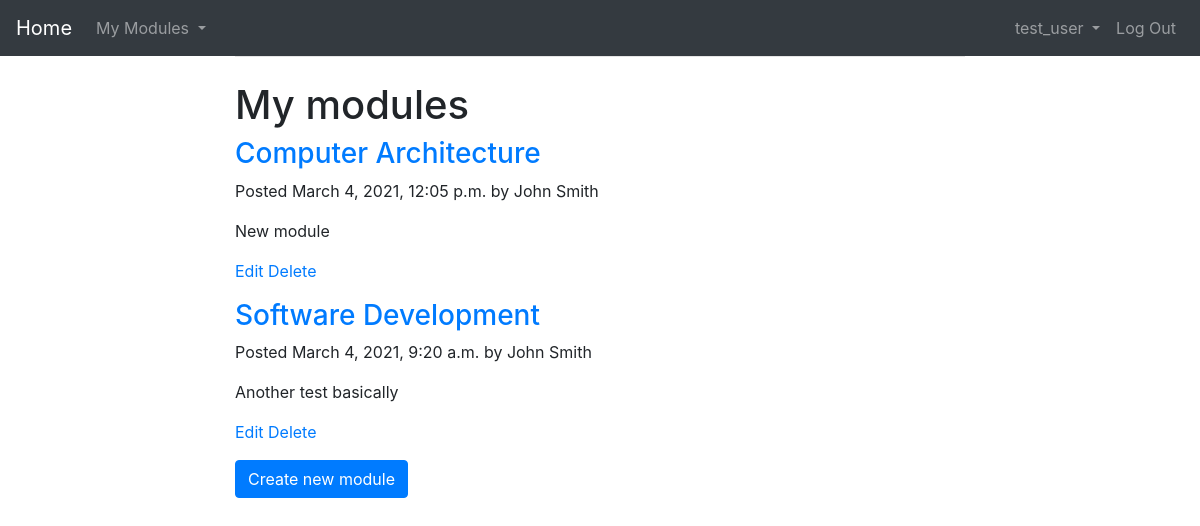
The page /module/dashboard/ (signed in) on the database as committed earlier.
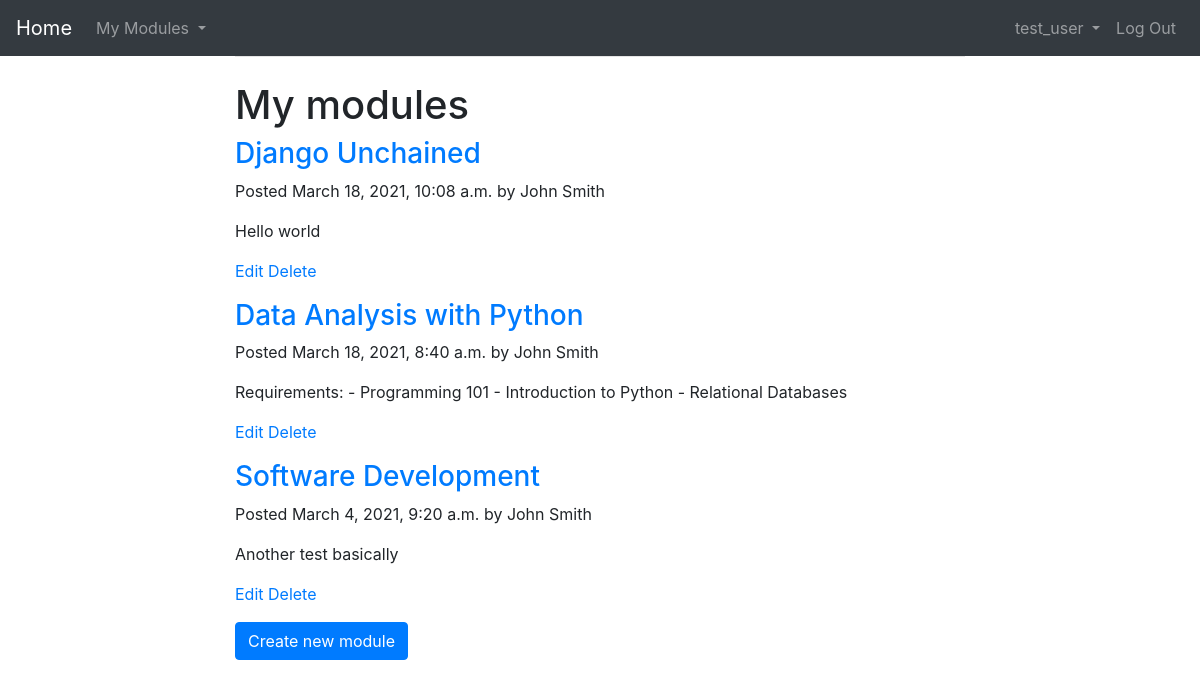
The same page on the database as committed later.
### accounts/models.py (models this page shows)
class CustomUser(AbstractUser):
    email = models.EmailField(max_length=255, unique=True)
    country = CountryField(blank_label='Where are you from?')
    is_active = models.BooleanField(default=True)
    is_staff = models.BooleanField(default=False) # Instructor
    USERNAME_FIELD = 'email' # Email will be treated as unique identifier instead of 'username'
    REQUIRED_FIELDS = ['username', 'first_name', 'last_name', 'country']
    def __str__(self):
        return f'{self.first_name} {self.last_name}'

### modules/models.py (models this page shows, shortened)
class Module(models.Model):
    code = models.CharField(max_length=15, unique=True)
    instructor = models.ForeignKey(settings.AUTH_USER_MODEL,
                                   related_name='modules_created',
                                   on_delete=models.CASCADE)
    title = models.CharField(max_length=200)
    slug = models.SlugField(max_length=200, unique=True)
    level = models.CharField(max_length=2, choices=LEVEL_CHOICES, default='U')
    created = models.DateTimeField(auto_now_add=True)
    overview = models.TextField()
    class Meta:
        ordering = ['-created']

### modules/views.py (the view)
# urls.py: path('dashboard/', views.ModuleListView.as_view(), name='module_list'),
class ModuleListView(InstructorModuleMixin, ListView):
    template_name = 'manage/module/list.html'
    context_object_name = 'modules'

### modules/views.py (called while the page is built)
    def get_queryset(self):
        qs = super().get_queryset()
        return qs.filter(instructor=self.request.user)

    def test_func(self):
      return self.request.user.is_staff

### templates/manage/module/list.html (shortened to what this page needs)
{% extends "base.html" %}
{% block content %}
  <h1>My modules</h1>
  <div class="module">
    {% for module in modules %}
      <div class="module-info">
        <h3><a href="">{{ module.title }}</a></h3>
        Posted {{ module.created }} by {{ module.instructor }}
        <p>
          {{ module.overview|truncatewords:30|linebreaks }}
          <a href="{% url "module_edit" module.id %}">Edit</a>
          <a href="{% url "module_delete" module.id %}">Delete</a>
        </p>
      </div>
    {% empty %}
      <p>You haven't created any modules yet.</p>
    {% endfor %}
    <p>
      <a href="{% url "module_create" %}" type="button" class="btn btn-primary">Create new module</a>
    </p>
  </div>
{% endblock %}

### templates/base.html (shortened to what this page needs)
<!DOCTYPE html>
<html>
<head>
  <link rel="stylesheet" href="https://stackpath.bootstrapcdn.com/bootstrap/4.5.0/css/bootstrap.min.css">
</head>
<body>
  <main>
    <nav class="navbar navbar-expand-sm bg-dark navbar-dark">
      <a class="navbar-brand" href="{% url 'home' %}">Home</a>
    {% if user.is_authenticated %}
      <ul class="navbar-nav">
        <li class="nav-item dropdown">
          <a class="nav-link dropdown-toggle" href="{% url "module_list" %}" id="navbardrop" data-toggle="dropdown">
            My Modules
          </a>
        </li>
      </ul>
      <ul class="navbar-nav ml-auto">
        <li class="nav-item dropdown">
          <a class="nav-link dropdown-toggle" href="#" id="navbardrop" data-toggle="dropdown">
            {{ user.username }}
          </a>
        </li>
        <li class="nav-item mr-auto">
          <a class="nav-link" href="{% url 'logout' %}">Log Out</a>
        </li>
      </ul>
    {% endif %}
    </nav>
    <div class="container">
      <div class="row justify-content-center">
        <div class="col-8">
          <hr class="mt-0 mb-4">
          {% block content %}
          {% endblock %}
        </div>
      </div>
    </div>
  </main>
</body>
</html>

Rows that differ between the two databases and show on the page:
removed Module: title "Computer Architecture", created "March 4, 2021, 12:05 p.m.", instructor "John Smith", overview "New module"
added Module: title "Django Unchained", created "March 18, 2021, 10:08 a.m.", instructor "John Smith", overview "Hello world"
added Module: title "Data Analysis with Python", created "March 18, 2021, 8:40 a.m.", instructor "John Smith", overview "Requirements: - Programming 101 - Introduction to Python - Relational Databases"
